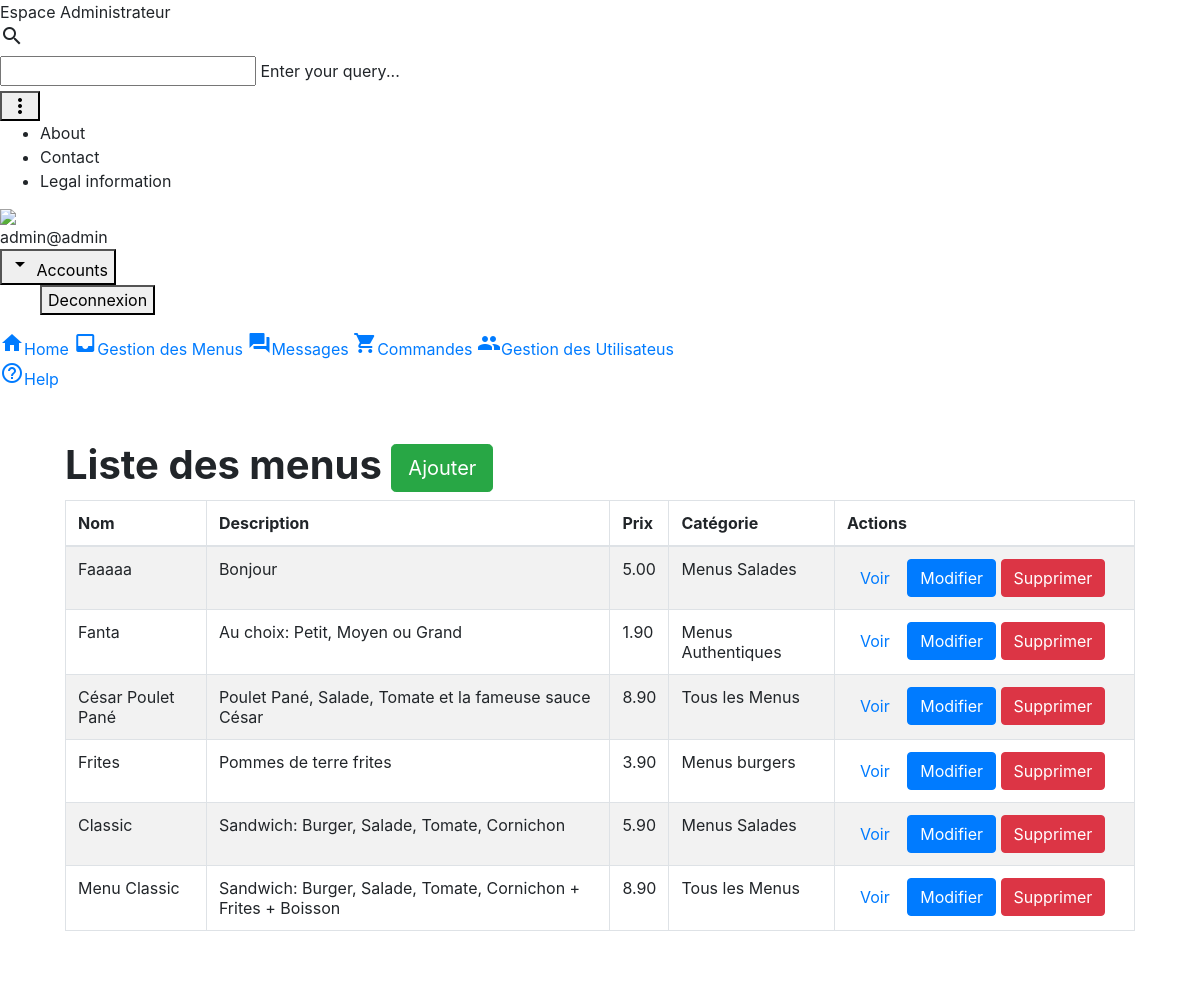
The app's page /admin/Menus/gestion_menu.php (signed in) with its own data.
### tables this page shows
CREATE TABLE IF NOT EXISTS `informations` (
  `id` int(10) UNSIGNED NOT NULL AUTO_INCREMENT,
  `nom` varchar(20) NOT NULL,
  `prenom` varchar(20) NOT NULL,
  `date_naissance` date NOT NULL,
  `adresse` varchar(40) NOT NULL,
  `mail` varchar(20) NOT NULL,
  `telephone` varchar(10) NOT NULL,
  `password` varchar(20) NOT NULL,
  `permissions` varchar(5) NOT NULL,
  PRIMARY KEY (`id`)
);

CREATE TABLE IF NOT EXISTS `items` (
  `id` int(11) NOT NULL AUTO_INCREMENT,
  `name` varchar(100) NOT NULL,
  `description` varchar(255) NOT NULL,
  `price` float NOT NULL,
  `image` varchar(255) NOT NULL,
  `category` int(11) NOT NULL,
  PRIMARY KEY (`id`),
  KEY `category` (`category`),
  KEY `id` (`id`)
);

CREATE TABLE IF NOT EXISTS `categories` (
  `id` int(11) NOT NULL AUTO_INCREMENT,
  `name` varchar(100) NOT NULL,
  PRIMARY KEY (`id`)
);

### admin/Menus/gestion_menu.php (the view, shortened to what this page needs)
<link href="//maxcdn.bootstrapcdn.com/bootstrap/4.1.1/css/bootstrap.min.css" rel="stylesheet" id="bootstrap-css">
<?php
if(isset($_SESSION['id'])) {
  $pdo = new PDO('mysql:host=localhost;dbname=restauration','root','',array(PDO::ATTR_ERRMODE => PDO::ERRMODE_EXCEPTION));
  $req = $pdo->prepare("SELECT * FROM informations WHERE id = ?");
  $req->execute([
    $_SESSION['id'],
  ]);
  $valeur = $req->fetch();
}
?>
<!doctype html>
<html lang="en">
  <head>
    <link rel="stylesheet" href="https://code.getmdl.io/1.3.0/material.cyan-light_blue.min.css">
    <link rel="stylesheet" href="../css/styles.css">
  </head>
  <body>
    <div class="demo-layout mdl-layout mdl-js-layout mdl-layout--fixed-drawer mdl-layout--fixed-header">
      <header class="demo-header mdl-layout__header mdl-color--grey-100 mdl-color-text--grey-600">
        <div class="mdl-layout__header-row">
          <span class="mdl-layout-title">Espace Administrateur</span>
          <div class="mdl-textfield mdl-js-textfield mdl-textfield--expandable">
            <label class="mdl-button mdl-js-button mdl-button--icon" for="search">
              <i class="material-icons">search</i>
            </label>
            <div class="mdl-textfield__expandable-holder">
              <input class="mdl-textfield__input" type="text" id="search">
              <label class="mdl-textfield__label" for="search">Enter your query...</label>
            </div>
          </div>
          <button class="mdl-button mdl-js-button mdl-js-ripple-effect mdl-button--icon" id="hdrbtn">
            <i class="material-icons">more_vert</i>
          </button>
          <ul class="mdl-menu mdl-js-menu mdl-js-ripple-effect mdl-menu--bottom-right" for="hdrbtn">
            <li class="mdl-menu__item">About</li>
            <li class="mdl-menu__item">Contact</li>
            <li class="mdl-menu__item">Legal information</li>
          </ul>
        </div>
      </header>
      <div class="demo-drawer mdl-layout__drawer mdl-color--blue-grey-900 mdl-color-text--blue-grey-50">
        <header class="demo-drawer-header">
          <img src="https://image.ibb.co/mGn5np/user.jpg" class="demo-avatar">
          <div class="demo-avatar-dropdown">
            <span><?php echo $valeur['mail']; ?></span>
            <button id="accbtn" class="mdl-button mdl-js-button mdl-js-ripple-effect mdl-button--icon">
              <i class="material-icons" role="presentation">arrow_drop_down</i>
              <span class="visuallyhidden">Accounts</span>
            </button>
            <ul class="mdl-menu mdl-menu--bottom-right mdl-js-menu mdl-js-ripple-effect" for="accbtn">
              <form  role="form" method="post" action="../../PDOtraitement/PDOuserdeco.php">
                <button type="submit" >Deconnexion</button></br>
            </form>
            </ul>
          </div>
        </header>
        <nav class="demo-navigation mdl-navigation mdl-color--blue-grey-800">
          <a class="mdl-navigation__link" href="../main.php"><i class="mdl-color-text--blue-grey-400 material-icons" role="presentation">home</i>Home</a>
          <a class="mdl-navigation__link" href="gestion_menu.php"><i class="mdl-color-text--blue-grey-400 material-icons" role="presentation">inbox</i>Gestion des Menus</a>
          <a class="mdl-navigation__link" href="../Messages/contact.php"><i class="mdl-color-text--blue-grey-400 material-icons" role="presentation">forum</i>Messages</a>
          <a class="mdl-navigation__link" href=""><i class="mdl-color-text--blue-grey-400 material-icons" role="presentation">shopping_cart</i>Commandes</a>
          <a class="mdl-navigation__link" href=""><i class="mdl-color-text--blue-grey-400 material-icons" role="presentation">people</i>Gestion des Utilisateus</a>
          <a class="mdl-navigation__link" href=""><i class="mdl-color-text--blue-grey-400 material-icons" role="presentation">help_outline</i><span class="visuallyhidden">Help</span></a>
        </nav>
      </div>
      <main class="mdl-layout__content mdl-color--grey-100">
        <div class="container admin">
            <div class="row">
                <h1><strong>Liste des menus   </strong><a href="insert.php" class="btn btn-success btn-lg"><span class="glyphicon glyphicon-plus"></span> Ajouter</a></h1>
                <table class="table table-striped table-bordered">
                  <thead>
                    <tr>
                      <th>Nom</th>
                      <th>Description</th>
                      <th>Prix</th>
                      <th>Catégorie</th>
                      <th>Actions</th>
                    </tr>
                  </thead>
                  <tbody>
                      <?php
                        $db = Database::connect();
                        $statement = $db->query('SELECT items.id, items.name, items.description, items.price, categories.name AS category FROM items LEFT JOIN categories ON items.category = categories.id ORDER BY items.id DESC');
                        while($item = $statement->fetch())
                        {
                            echo '<tr>';
                            echo '<td>'. $item['name'] . '</td>';
                            echo '<td>'. $item['description'] . '</td>';
                            echo '<td>'. number_format($item['price'], 2, '.', '') . '</td>';
                            echo '<td>'. $item['category'] . '</td>';
                            echo '<td width=300>';
                            echo '<a class="btn btn-default" href="view.php?id='.$item['id'].'"><span class="glyphicon glyphicon-eye-open"></span> Voir</a>';
                            echo '<a class="btn btn-primary" href="update.php?id='.$item['id'].'"><span class="glyphicon glyphicon-pencil"></span> Modifier</a>';
                            echo '<a class="btn btn-danger" href="delete.php?id='.$item['id'].'"><span class="glyphicon glyphicon-remove"></span> Supprimer</a>';
                            echo '</td>';
                            echo '</tr>';
                        }
                      ?>
                  </tbody>
                </table>
            </div>
        </div>
      </main>
  </body>
</html>

### css/styles.css (style rules this page uses)
body { background: url(../images/bg.png); }
.admin { background: #fff; padding: 50px; border-radius: 10px; }

### records on screen
informations: mail "admin@admin"
items: name "Faaaaa", description "Bonjour", price "5.00", category.name "Menus Salades"
items: name "Fanta", description "Au choix: Petit, Moyen ou Grand", price "1.90", category.name "Menus Authentiques"
items: name "César Poulet Pané", description "Poulet Pané, Salade, Tomate et la fameuse sauce César", price "8.90", category.name "Tous les Menus"
items: name "Frites", description "Pommes de terre frites", price "3.90", category.name "Menus burgers"
items: name "Classic", description "Sandwich: Burger, Salade, Tomate, Cornichon", price "5.90", category.name "Menus Salades"
items: name "Menu Classic", description "Sandwich: Burger, Salade, Tomate, Cornichon + Frites + Boisson", price "8.90", category.name "Tous les Menus"
